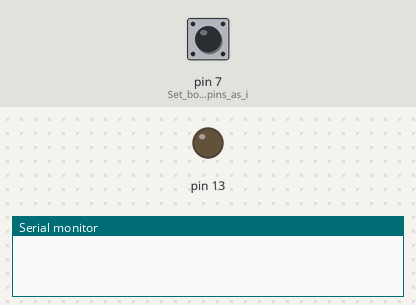
Bench run of a sketch on a simulated SparkFun Pro Micro, built with avr-gcc and run on an emulated ATmega32U4. Parts: output pins drawn as LEDs (lit = HIGH), the last lines printed to the serial monitor. The inputs (shaded band) are chosen by the test bench; at power-on: pin 7 (Set_both_analog_pins_as_i) LOW. USB keyboard and mouse output is not drawn.

Above: at 2.2 s.
2.3 s: pin 7 (Set_both_analog_pins_as_i) pulled HIGH for 0.15 s
At 2.37 s:
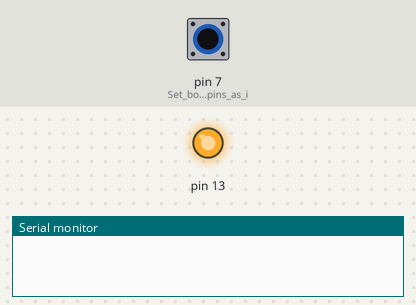
3.9 s: pin 7 (Set_both_analog_pins_as_i) pulled HIGH for 3.2 s
At 7.8 s:
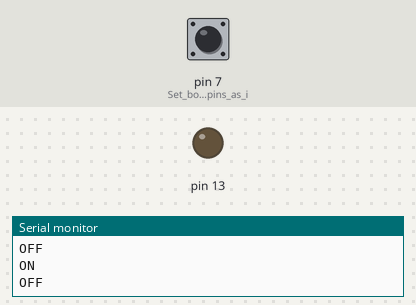
Timing chart, 0 to 9.3 s (numbered marks = the images above; inputs shaded):
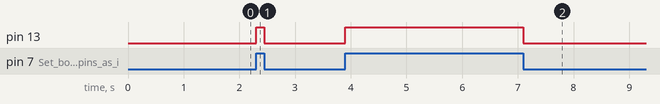

The sketch:

Mouse_Json_1.ino
```cpp
// (licence header left out)
#include "Mouse.h"
#include <ArduinoJson.h>

#include <SoftwareSerial.h>

#define sensitivity 10

String inputString = "";         // a String to hold incoming data
bool stringComplete = false;  // whether the string is complete
char inChar;
int buttonState = 0;
SoftwareSerial mySerial(8, 9); // RX, TX
StaticJsonDocument<200> doc;
int yaw_1, pitch_1, roll_1;
int deltax, deltay;
boolean  mouse_enabled;

void setup()
{
  Serial.begin(115200);
  mySerial.begin(57600);
  pinMode(7, INPUT);  // Set both analog pins as inputs
  pinMode(LED_BUILTIN, OUTPUT);
  delay(1000);  // short delay to let outputs settle

}

void loop()
{
  buttonState = digitalRead(7);
    if ((buttonState== true) && (mouse_enabled == false))
  {
      Mouse.begin();
      mouse_enabled = true;
      digitalWrite(LED_BUILTIN, HIGH);   // turn the LED on (HIGH is the voltage level)
      delay(100);
      Serial.println("ON");
  }
   if ((buttonState== false) && (mouse_enabled == true))
   {
    Mouse.end();
    mouse_enabled = false;
    digitalWrite(LED_BUILTIN, LOW);   // turn the LED on (HIGH is the voltage level)
    delay(100);
    Serial.println("OFF");
   }
  if (mySerial.available()) {
    // get the new byte:
    inChar = (char)mySerial.read();
    // add it to the inputString:
    inputString += inChar;
    // if the incoming character is a newline, set a flag so the main loop can
    // do something about it:
    if (inChar == '}') {
      stringComplete = true;
    }
  }
 if((stringComplete) && (mouse_enabled))
 {
    //char data[200];
   // inputString.toCharArray(data, 200);
    DeserializationError error = deserializeJson(doc,inputString );
    //delay(100);  // short delay to let outputs settle
    yaw_1 = doc["yaw"];
    pitch_1= doc["pitch"];
    roll_1 = doc["roll"];
    inputString = "";
    stringComplete = 0;
    deltax = (pitch_1/sensitivity);
    deltay = (roll_1/sensitivity);
    Mouse.move(-deltax,-deltay, 0);  // move mouse on y axis

 }

////  if ((digitalRead(selPin) == 0) && (!mouseClickFlag))  // if the joystick button is pressed
//  {
//    mouseClickFlag = 1;
//    Mouse.press(MOUSE_LEFT);  // click the left button down
//  }
//  else if ((digitalRead(selPin))&&(mouseClickFlag)) // if the joystick button is not pressed
//  {
//    mouseClickFlag = 0;
//    Mouse.release(MOUSE_LEFT);  // release the left button
//  }
}
```

Measured:
- after the input at 2.3 s, pin 13: LOW → HIGH at once, → LOW 0.15 s later
- after the input at 3.9 s, pin 13: LOW → HIGH at once, → LOW 3.2 s later
